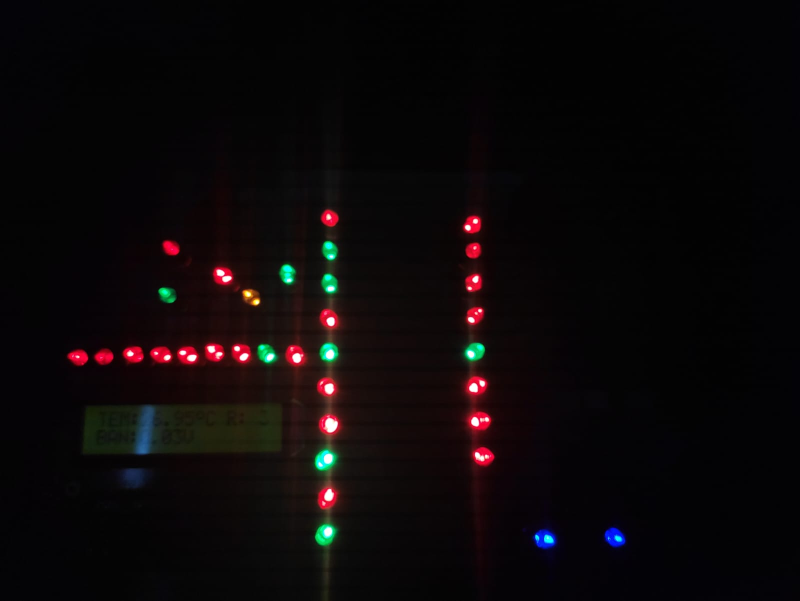
#> input picture Imagens IHM/IHM_00.jpeg, 1600 x 1201 px, given in place of the camera (shown at 1/2 size)
$ python Iden_LED_Webcan_01.py
#> lines starting #> are read from the running program, lines starting #| are printed output that depends on the picture; after the words box and inside, x2 and y2 are one past the last pixel; in counts of white or black regions, pixels touching at a corner belong together
import cv2 as cv
import numpy as np
import imutils


vid_cap = cv.VideoCapture(0)

while True:
    valid, frame = vid_cap.read()
#> frame is the input picture: shape (1201, 1600, 3); mean B, G, R 8.7, 8, 12.1


    #Transformando o espaço de cores
    hsv = cv.cvtColor(frame,cv.COLOR_BGR2HSV)
#> hsv: shape (1201, 1600, 3); mean H, S, V 69.6, 79.1, 14.2

    #Filtro para as cores verdes
    verde_lower = np.array([80,200,205])
    verde_upper = np.array([180,255,255])

    #Mascara para as cores verdes
    mask_verde = cv.inRange(hsv, verde_lower, verde_upper)
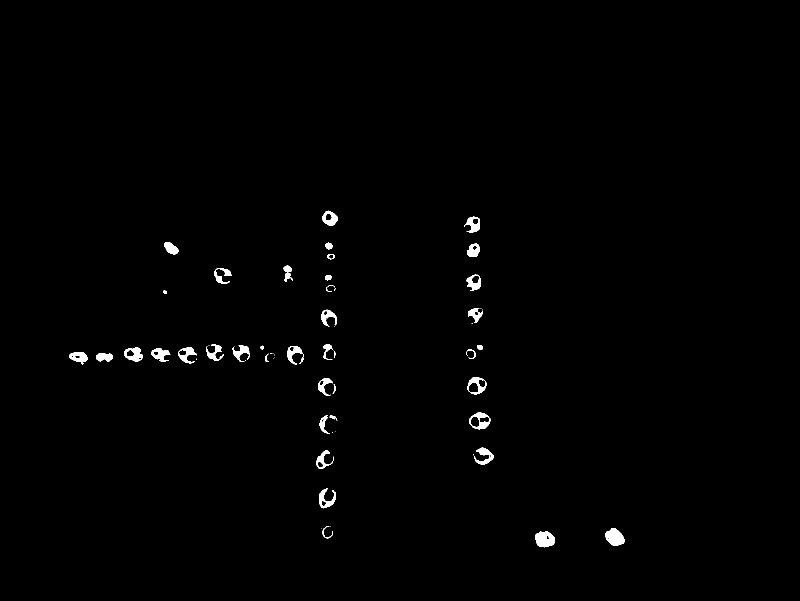
#> mask_verde: shape (1201, 1600) (shown at 1/2 size); 0.79% white; 62 white regions (22 under 20 px)

    #Encontrando os contornos das formas coloridas

    contorno_verde = cv.findContours(mask_verde, cv.RETR_TREE, cv.CHAIN_APPROX_SIMPLE)
#> contorno_verde = 99 contours, 44 with area under 20; largest, box (x1, y1, x2, y2) and area: (938, 825, 981, 859) 1040, (1070, 1063, 1109, 1095) 928, (1211, 1056, 1250, 1092) 914, (248, 695, 286, 723) 732, (644, 421, 676, 452) 630
    contorno_verde_00 = imutils.grab_contours(contorno_verde)
#> contorno_verde_00 has the same summary as contorno_verde

    #print(contorno_verde)

    for c in contorno_verde_00:
        area = cv.contourArea(c)
        if area > 250:
            cv.drawContours(frame,[c],-1,(30,255,255),3)
            M = cv.moments(c)
            cx = int(M["m10"]/M["m00"])
            cy = int(M["m01"] / M["m00"])
            cv.circle(frame,(cx,cy),7,(255,255,255),-1)
            cv.putText(frame,"Led verde Identificado",(10,65),cv.FONT_HERSHEY_TRIPLEX,1,200)
#> this loop made 99 passes
#> (area, cx, cy) on passes 1, 7, 11, 14, 16, 21, 24, 26, 29, 32, 43, 45: (927.5, 1089, 1078), (914, 1229, 1074), (572, 651, 999), (453.5, 643, 921), (530.5, 969, 911), (262, 646, 847), (1040, 959, 841), (310, 949, 843), (410, 646, 769), (455.5, 953, 769), (400.5, 208, 713), (546, 157, 713)
#> area on passes 3, 10, 12, 15, 20, 25: 34.5, 42.5, 74, 95.5, 49, 185.5
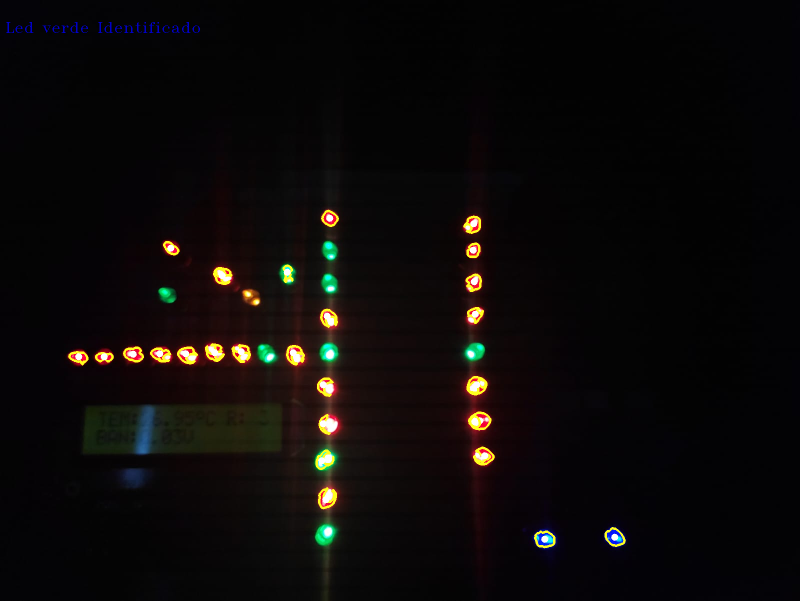
#> frame: shape (1201, 1600, 3) (shown at 1/2 size); 1% of pixels changed, all inside (x1, y1, x2, y2) = (12, 44, 1252, 1097)


    cv.imshow("Imagem WebCan", frame)
    key = cv.waitKey(5)
#> (key Esc is pressed here)
    if key  ==  27:
        break
#cv.imwrite("Frame.png",frame)

vid_cap.release()
cv.destroyAllWindows()

$ run again, on Imagens IHM/IHM_01.jpeg
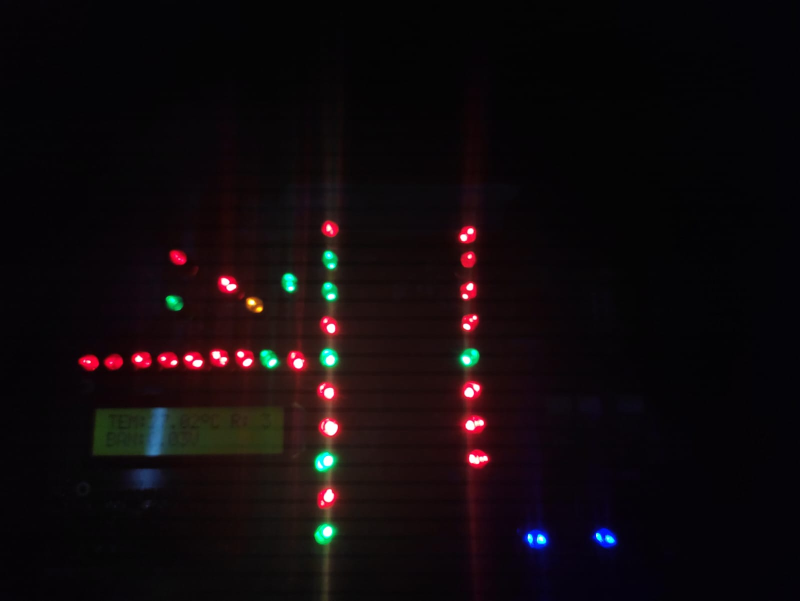
#> input picture Imagens IHM/IHM_01.jpeg, 1600 x 1201 px, given in place of the camera (shown at 1/2 size)
#> frame is the input picture: shape (1201, 1600, 3); mean B, G, R 12.5, 10.1, 16.7
#> hsv: shape (1201, 1600, 3); mean H, S, V 104.4, 109.7, 19.4
#> `mask_verde = cv.inRange(hsv, verde_lower, verde_upper)`:
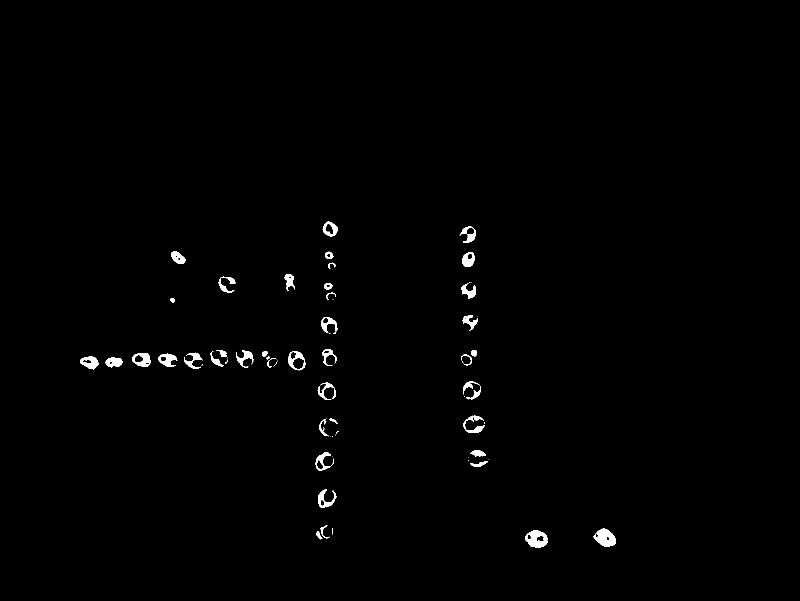
#> mask_verde: shape (1201, 1600) (shown at 1/2 size); 0.76% white; 77 white regions (34 under 20 px)
#> contorno_verde = 112 contours, 48 with area under 20; largest, box (x1, y1, x2, y2) and area: (1050, 1061, 1095, 1096) 1140, (1187, 1057, 1232, 1094) 1070, (576, 703, 611, 741) 966, (264, 706, 302, 734) 760, (160, 713, 197, 739) 623
#> contorno_verde_00 has the same summary as contorno_verde
#> the loop `for c in contorno_verde_00:` made 112 passes
#> (area, cx, cy) on passes 2, 7, 17, 27, 39, 44, 57, 60: (1140, 1072, 1077), (1070.5, 1210, 1075), (510.5, 649, 999), (525.5, 642, 923), (451, 948, 848), (298.5, 651, 781), (478.5, 227, 724), (623, 179, 724)
#> after the loop `for c in contorno_verde_00:`:
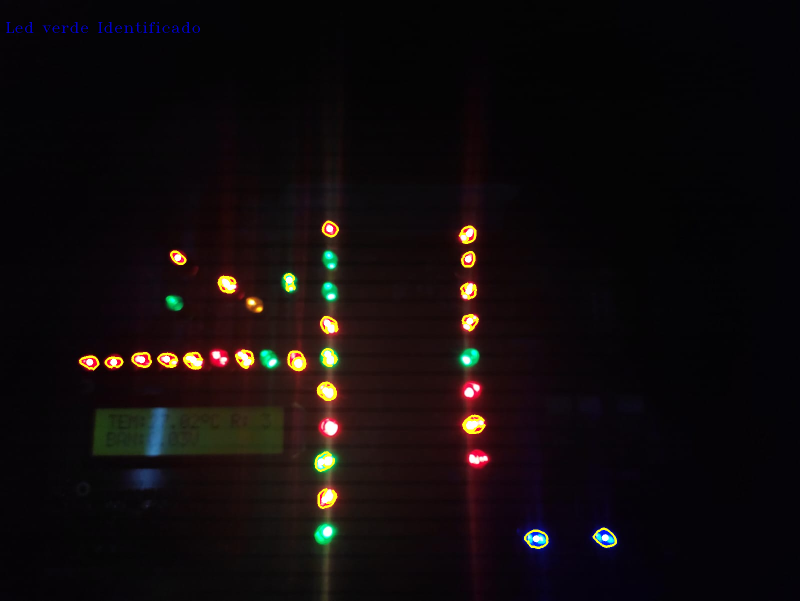
#> frame: shape (1201, 1600, 3) (shown at 1/2 size); 0.9% of pixels changed, all inside (x1, y1, x2, y2) = (12, 44, 1234, 1098)
